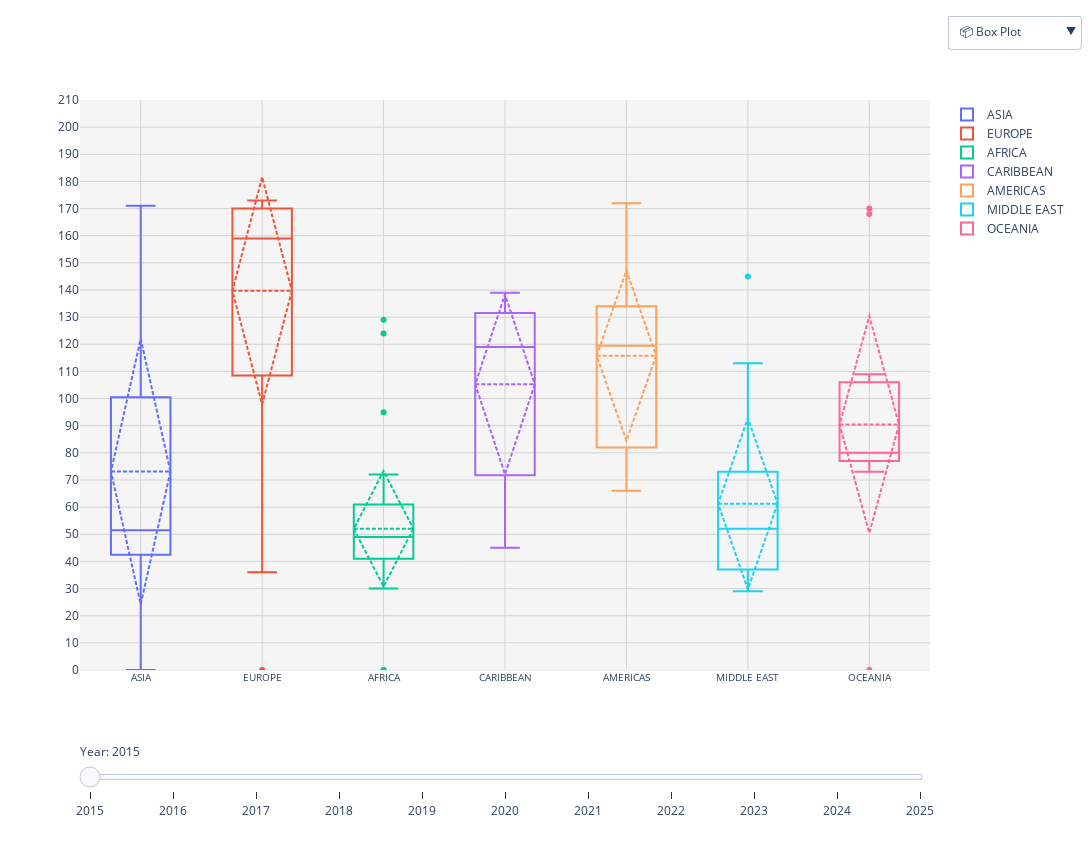

The notebook cell this image was saved under:
### Markdown cell above
## Data Visualisation

### Code cell
import pandas as pd
import plotly.graph_objects as go
import plotly.express as px

# --- Filter to 2015–2025 only ---
rank_filtered = rank_by_year[(rank_by_year['year'] >= 2015) & (rank_by_year['year'] <= 2025)]
years = sorted(rank_filtered['year'].unique())
regions = rank_filtered['region'].unique()

# Assign consistent colors per region
colors = px.colors.qualitative.Plotly[:len(regions)]
region_colors = dict(zip(regions, colors))

# --- Initialize figure ---
fig = go.Figure()

# --- Box plots per region per year (default view) ---
for year in years:
    df_year = rank_filtered[rank_filtered['year'] == year]
    for region in regions:
        df_region = df_year[df_year['region'] == region]
        fig.add_trace(go.Box(
            y=df_region['visa_free_count'],
            name=region,
            marker=dict(color=region_colors[region]),
            line=dict(color=region_colors[region], width=2),
            boxmean='sd',
            fillcolor='rgba(0,0,0,0)',
            customdata=df_region['country'],
            hovertemplate="<b>Region:</b> "+region+
                          "<br><b>Country:</b> %{customdata}"+
                          "<br><b>Visa-Free:</b> %{y}<extra></extra>",
            visible=True if year == years[0] else False
        ))

# --- Bar plots per region per year (initially hidden) ---
for year in years:
    df_year = rank_filtered[rank_filtered['year'] == year]
    for region in regions:
        df_region = df_year[df_year['region'] == region].sort_values('visa_free_count', ascending=False)
        fig.add_trace(go.Bar(
            x=df_region['country'],
            y=df_region['visa_free_count'],
            marker_color=region_colors[region],
            name=f"{region} - {year}",
            hovertemplate="Country: %{x}<br>Visa-Free: %{y}<extra></extra>",
            visible=False
        ))

# --- Slider steps ---
steps = []
box_traces_per_year = len(regions)
bar_traces_per_year = len(regions)

for i, year in enumerate(years):
    visibility = [False] * len(fig.data)
    start = i * box_traces_per_year
    end = start + box_traces_per_year
    for j in range(start, end):
        visibility[j] = True
    steps.append(dict(
        method="update",
        label=str(year),
        args=[{"visible": visibility},
              {"title": f"Visa-Free Access Distribution by Region — {year}",
               "yaxis": {"title": "Visa-Free Destinations", "range": [0, 210]}}]
    ))

sliders = [dict(
    active=0,
    currentvalue={"prefix": "Year: "},
    pad={"t": 70},  # pushed further down to separate from x-axis
    steps=steps
)]

# --- Buttons to switch between views ---
buttons = []

# Box plot button
buttons.append(dict(
    label="📦 Box Plot",
    method="update",
    args=[{"visible": [True]*box_traces_per_year + [False]*(len(fig.data)-box_traces_per_year)},
          {"title": f"Visa-Free Access Distribution by Region — {years[0]}",
           "yaxis": {"title": "Visa-Free Destinations", "range": [0, 210]},
           "xaxis": {"tickangle": 0}}]
))

# Region buttons
for r_idx, region in enumerate(regions):
    visibility = [False]*len(fig.data)
    bar_start = len(years)*box_traces_per_year + r_idx
    visibility[bar_start] = True
    buttons.append(dict(
        label=f"🏳️ {region}",
        method="update",
        args=[{"visible": visibility},
              {"title": f"Visa-Free Access by Country — {region}",
               "yaxis": {"title": "Visa-Free Destinations", "range": [0, 210]},
               "xaxis": {"tickangle": -45}}]  # rotate for readability
    ))

# --- Layout ---
fig.update_layout(
    sliders=sliders,
    updatemenus=[dict(
        type="dropdown",
        showactive=True,
        buttons=buttons,
        x=1.02,
        xanchor="left",
        y=1.15,
        yanchor="top"
    )],
    width=1500,
    height=850,
    template='plotly_white',
    plot_bgcolor='rgba(245,245,245,1)',
    paper_bgcolor='white',
    margin=dict(l=80, r=40, t=100, b=180),  # more bottom space for x-axis + slider
    xaxis=dict(
        showgrid=True,
        gridcolor='lightgrey',
        tickangle=0,
        tickfont=dict(size=10)
    ),
    yaxis=dict(
        showgrid=True,
        gridcolor='lightgrey',
        tick0=0,
        dtick=10,  # fixed 10-unit intervals
        range=[0, 210]
    )
)

fig.show()
